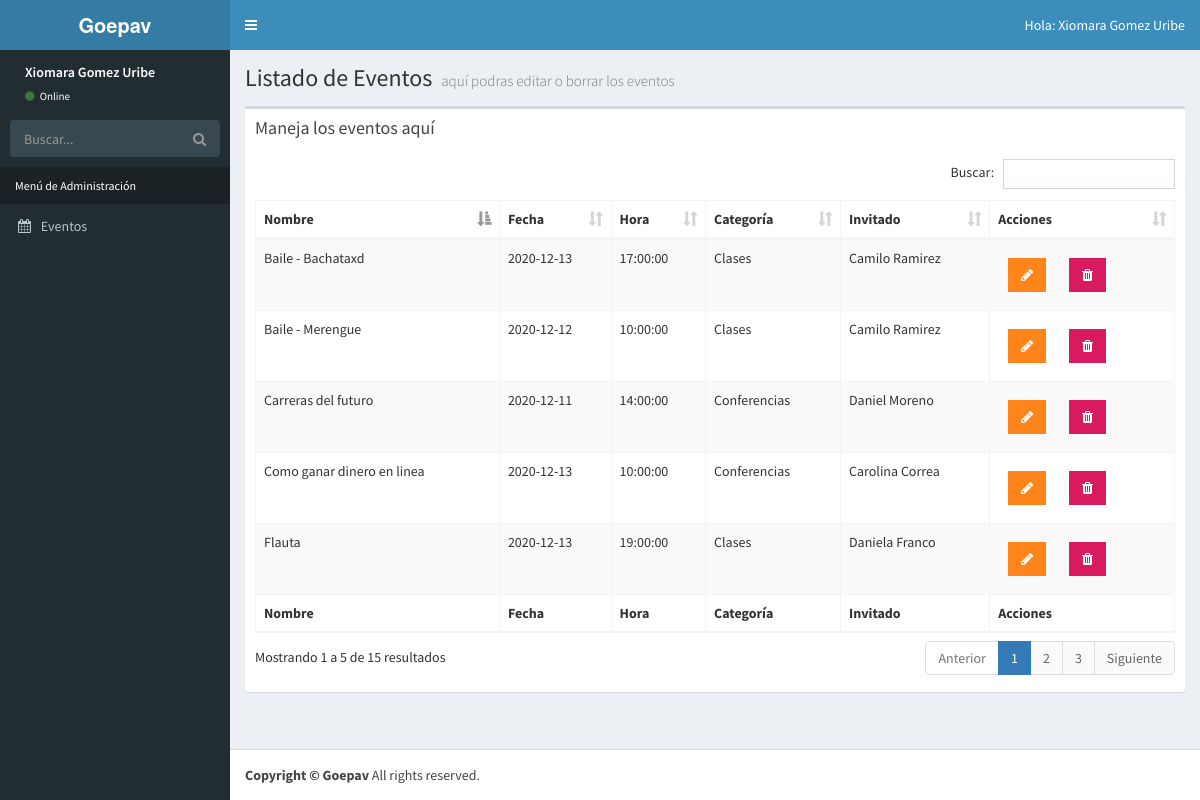
The page /vista/admin/lista-evento.php (signed in) on the database its author committed.
### tables this page shows
CREATE TABLE `eventos` (
  `evento_id` tinyint(10) NOT NULL,
  `nombre_evento` varchar(60) NOT NULL,
  `fecha_evento` date NOT NULL,
  `hora_evento` time NOT NULL,
  `id_cat_evento` tinyint(10) NOT NULL,
  `id_inv` tinyint(4) NOT NULL,
  `clave` varchar(10) NOT NULL,
  `editado` datetime NOT NULL
);

CREATE TABLE `categoria_evento` (
  `id_categoria` tinyint(10) NOT NULL,
  `cat_evento` varchar(50) NOT NULL,
  `icono` varchar(15) NOT NULL
);

CREATE TABLE `invitados` (
  `invitado_id` tinyint(4) NOT NULL,
  `nombre_invitado` varchar(30) NOT NULL,
  `apellido_invitado` varchar(30) NOT NULL,
  `descripcion` text NOT NULL,
  `url_imagen` varchar(50) NOT NULL
);

### vista/admin/lista-evento.php (the view, shortened to what this page needs)
<?php
  include_once 'funciones/funciones.php';
  include_once 'templates/header.php';
  include_once 'templates/barra.php';
  include_once 'templates/navegacion.php';
?>
  <div class="content-wrapper">
    <section class="content-header">
        <h1>
            Listado de Eventos
            <small>aquí podras editar o borrar los eventos</small>
        </h1>
    </section>
     <section class="content">
      <div class="row">
        <div class="col-xs-12">
          <div class    ="box">
            <div class="box-header">
              <h3 class="box-title">Maneja los eventos aquí</h3>
            </div>
            <div class="box-body">
              <table id="registros" class="table table-bordered table-striped">
                <thead>
                <tr>
                  <th>Nombre</th>
                  <th>Fecha</th>
                  <th>Hora</th>
                  <th>Categoría</th>
                  <th>Invitado</th>
                  <th>Acciones</th>
                </tr>
                </thead>
                <tbody>
                    <?php
                        try{
                            $sql = "SELECT evento_id, nombre_evento, fecha_evento, hora_evento, cat_evento, nombre_invitado, apellido_invitado ";
                            $sql .= " FROM  eventos ";
                            $sql .= " INNER JOIN categoria_evento ";
                            $sql .= " ON eventos.id_cat_evento=categoria_evento.id_categoria ";
                            $sql .= " INNER JOIN invitados ";
                            $sql .= " ON eventos.id_inv=invitados.invitado_id ";
                            $sql .= " ORDER BY evento_id ";
                            $resultado = $conn->query($sql);
                        } catch(Exception $e){
                            $error = $e->getMessage();
                            echo $error;
                        }
                       while( $eventos = $resultado->fetch_assoc() ){ ?>
                            <tr>
                                <td><?php echo $eventos['nombre_evento']; ?></td>
                                <td><?php echo $eventos['fecha_evento']; ?></td>
                                <td><?php echo $eventos['hora_evento']; ?></td>
                                <td><?php echo $eventos['cat_evento']; ?></td>
                                <td><?php echo $eventos['nombre_invitado'] . " " . $eventos['apellido_invitado']; ?></td>
                                <td>
                                    <a href="editar-evento.php?id=<?php echo $eventos['evento_id'] ?>" class="btn bg-orange btn-flat margin">
                                        <i class="fa fa-pencil"></i>
                                    </a>
                                    <a href="#" data-id="<?php echo $eventos['evento_id'];  ?>" data-tipo="evento" class="btn bg-maroon btn-flat margin borrar_registro">
                                        <i class="fa fa-trash"></i>
                                    </a>
                                </td>
                            </tr>
                       <?php } ?>
                </tbody>
                <tfoot>
                <tr>
                    <th>Nombre</th>
                    <th>Fecha</th>
                    <th>Hora</th>
                    <th>Categoría</th>
                    <th>Invitado</th>
                    <th>Acciones</th>
                </tr>
                </tfoot>
              </table>
            </div>
          </div>
        </div>
      </div>
    </section>
  </div>
<?php
  include_once 'templates/footer.php';
?>

### vista/admin/templates/header.php (shortened to what this page needs)
<!DOCTYPE html>
<html>
<head>
  <link rel="stylesheet" href="css/bootstrap.min.css">
  <link rel="stylesheet" href="css/font-awesome.min.css">
  <link rel="stylesheet" href="http://code.ionicframework.com/ionicons/2.0.1/css/ionicons.min.css">
  <link rel="stylesheet" href="css/dataTables.bootstrap.min.css">
  <link rel="stylesheet" href="css/select2.min.css">
  <link rel="stylesheet" href="css/bootstrap-timepicker.min.css">
  <link rel="stylesheet" href="css/AdminLTE.min.css">
  <link rel="stylesheet" href="css/bootstrap-datepicker.min.css">
  <link rel="stylesheet" href="css/fontawesome-iconpicker.min.css">
  <link rel="stylesheet" href="css/admin.css">
  <link rel="stylesheet" href="css/skins/_all-skins.min.css">
</head>

### vista/admin/templates/barra.php (shortened to what this page needs)
<body class="hold-transition skin-blue sidebar-mini">
<div class="wrapper">
  <header class="main-header">
    <a href="../index.php" class="logo">
      <span class="logo-lg"><b>Goepav</b> Administrador</span>
    </a>
    <nav class="navbar navbar-static-top">
      <a href="#" class="sidebar-toggle" data-toggle="push-menu" role="button">
      </a>
      <div class="navbar-custom-menu">
        <ul class="nav navbar-nav">
          <li class="dropdown user user-menu">
            <a href="#" class="dropdown-toggle" data-toggle="dropdown">
              <span class="hidden-xs">Hola:  <?php echo $_SESSION['nombre'];?> </span>
            </a>
          </li>
        </ul>
      </div>
    </nav>
  </header>

### vista/admin/templates/navegacion.php (shortened to what this page needs)
<aside class="main-sidebar">
  <section class="sidebar">
    <div class="user-panel">
      <div class="info">
        <p><?php echo $_SESSION['nombre'];?> </p>
        <a href="#"><i class="fa fa-circle text-success"></i> Online</a>
      </div>
    </div>
    <form action="#" method="get" class="sidebar-form">
      <div class="input-group">
        <input type="text" name="q" class="form-control" placeholder="Buscar...">
        <span class="input-group-btn">
              <button type="submit" name="search" id="search-btn" class="btn btn-flat"><i class="fa fa-search"></i>
              </button>
            </span>
      </div>
    </form>
    <ul class="sidebar-menu" data-widget="tree">
      <li class="header">Menú de Administración</li>
      <li class="treeview">
        <a href="#">
          <i class="fa fa-calendar"></i>
          <span>Eventos</span>
        </a>
      </li>
    </ul>
  </section>
</aside>

### vista/admin/templates/footer.php (shortened to what this page needs)
<footer class="main-footer">
    <strong>Copyright &copy; Goepav </strong> All rights
    reserved.
  </footer>
  </div>
</body>
</html>

### vista/admin/css/admin.css (style rules this page uses)
.user-panel { height: 60px; }
.user-panel>.info { position: relative; left: auto; }
.skin-blue .sidebar-menu>li.header { color:white !important; }

### rows shown on the page
eventos: nombre_evento "Carreras del futuro", fecha_evento "2020-12-11", hora_evento "14:00:00", id_cat_evento.cat_evento "Conferencias", id_inv.nombre_invitado "Daniel", id_inv.apellido_invitado "Moreno"
eventos: nombre_evento "Baile - Merengue", fecha_evento "2020-12-12", hora_evento "10:00:00", id_cat_evento.cat_evento "Clases", id_inv.nombre_invitado "Camilo", id_inv.apellido_invitado "Ramirez"
eventos: nombre_evento "Baile - Bachataxd", fecha_evento "2020-12-13", hora_evento "17:00:00", id_cat_evento.cat_evento "Clases", id_inv.nombre_invitado "Camilo", id_inv.apellido_invitado "Ramirez"
eventos: nombre_evento "Flauta", fecha_evento "2020-12-13", hora_evento "19:00:00", id_cat_evento.cat_evento "Clases", id_inv.nombre_invitado "Daniela", id_inv.apellido_invitado "Franco"
eventos: nombre_evento "Como ganar dinero en linea", fecha_evento "2020-12-13", hora_evento "10:00:00", id_cat_evento.cat_evento "Conferencias", id_inv.nombre_invitado "Carolina", id_inv.apellido_invitado "Correa"

### other values the page prints
$_SESSION['nombre'] "Xiomara Gomez Uribe"
